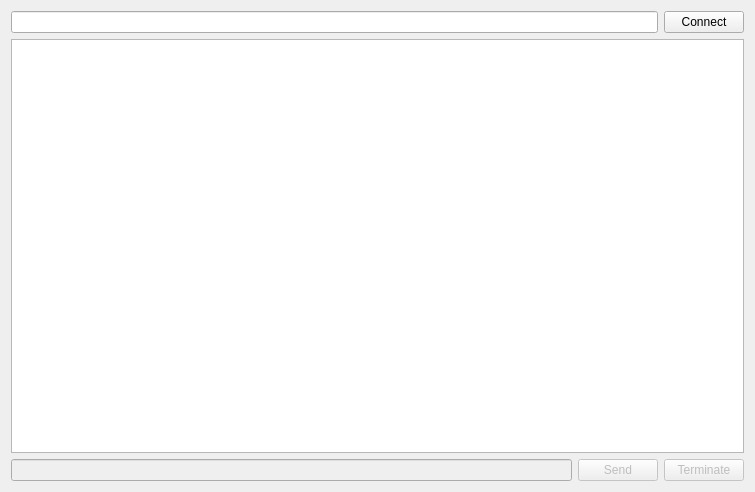
<?xml version="1.0" encoding="UTF-8"?>
<ui version="4.0">
 <class>InteractiveShellTab</class>
 <widget class="QWidget" name="InteractiveShellTab">
  <property name="geometry">
   <rect>
    <x>0</x>
    <y>0</y>
    <width>755</width>
    <height>492</height>
   </rect>
  </property>
  <property name="windowTitle">
   <string>Tab of interactive shell</string>
  </property>
  <layout class="QGridLayout" name="gridLayout">
   <item row="1" column="0">
    <widget class="QPlainTextEdit" name="plainTextEdit_output">
     <property name="undoRedoEnabled">
      <bool>false</bool>
     </property>
     <property name="readOnly">
      <bool>true</bool>
     </property>
    </widget>
   </item>
   <item row="2" column="0">
    <layout class="QHBoxLayout" name="horizontalLayout">
     <item>
      <widget class="QLineEdit" name="lineEdit_command">
       <property name="enabled">
        <bool>false</bool>
       </property>
      </widget>
     </item>
     <item>
      <widget class="QPushButton" name="pushButton_send">
       <property name="enabled">
        <bool>false</bool>
       </property>
       <property name="text">
        <string>Send</string>
       </property>
      </widget>
     </item>
     <item>
      <widget class="QPushButton" name="pushButton_terminate">
       <property name="enabled">
        <bool>false</bool>
       </property>
       <property name="text">
        <string>Terminate</string>
       </property>
      </widget>
     </item>
    </layout>
   </item>
   <item row="0" column="0">
    <layout class="QHBoxLayout" name="horizontalLayout_2">
     <item>
      <widget class="QLineEdit" name="lineEdit_program"/>
     </item>
     <item>
      <widget class="QPushButton" name="pushButton_run_program">
       <property name="text">
        <string>Connect</string>
       </property>
      </widget>
     </item>
    </layout>
   </item>
  </layout>
 </widget>
 <resources/>
 <connections/>
</ui>
